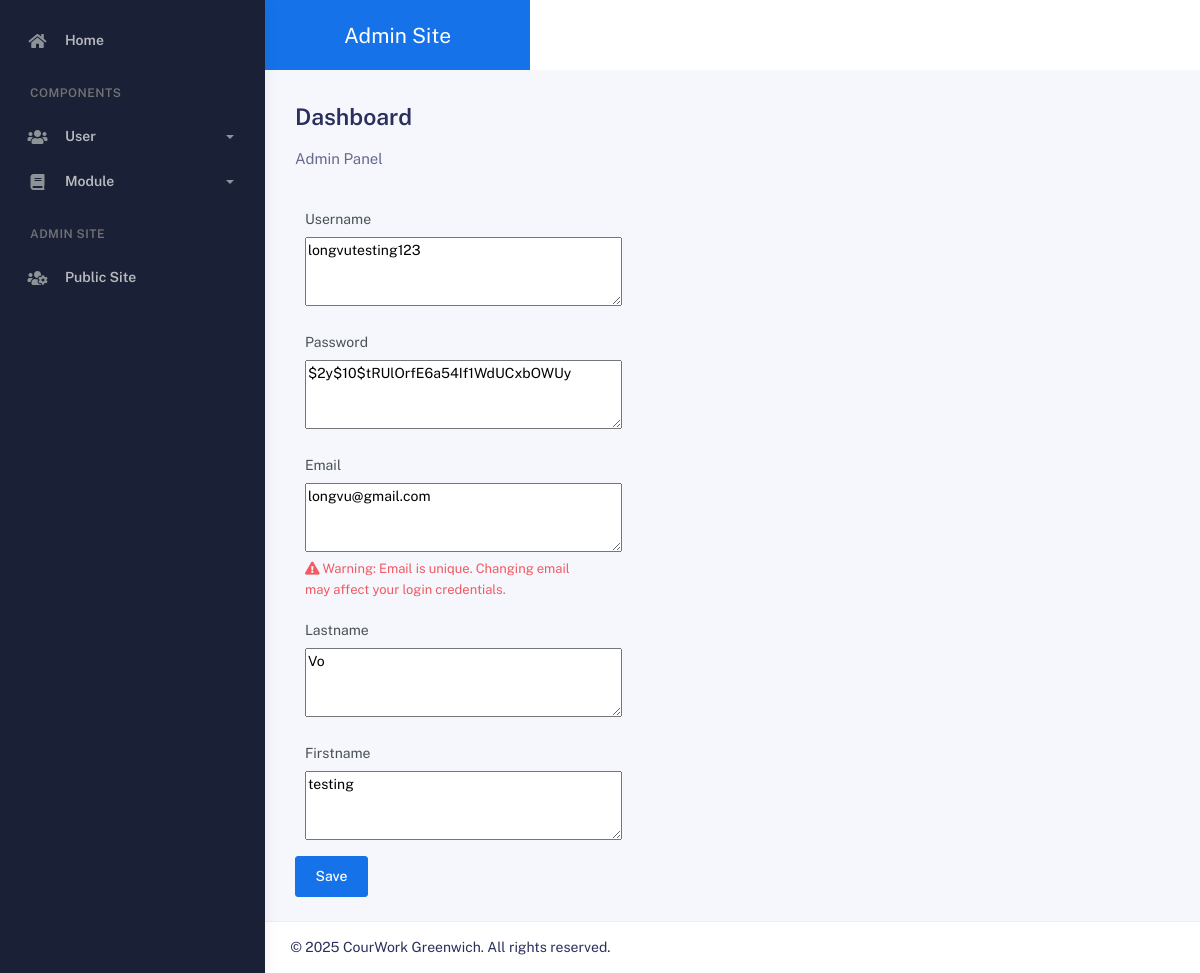
The app's page /Project/admin/edit_user.php?id=33 with its own data.
### tables this page shows
CREATE TABLE `author` (
  `id` int(11) NOT NULL,
  `name` varchar(255) DEFAULT NULL,
  `password` char(32) DEFAULT NULL,
  `email` varchar(255) DEFAULT NULL,
  `firstname` varchar(255) DEFAULT NULL,
  `lastname` varchar(255) DEFAULT NULL
);

### Project/admin/edit_user.php (called while the page is built, shortened)
<?php
include '../includes/DatabaseConnection.php';
try {
    if (isset($_POST['name']) && isset($_POST['password']) && isset($_POST['email'])&& isset($_POST['firstname'])&& isset($_POST['lastname'])) {
        updateUser($pdo, $_POST['userid'], $_POST['name'], $_POST['password'], $_POST['email'], $_POST['firstname'], $_POST['lastname']);
        header('location: user.php');
    } else {
        $query = 'SELECT * FROM author WHERE id = :id';
        $stmt = $pdo->prepare($query);
        $stmt->bindValue(':id', $_GET['id']);
        $stmt->execute();
        $user = $stmt->fetch();
        include '../templates/admin/edituser.html.php';
    }
} catch (PDOException $e) {
    $title = 'An error has occurred';
    $output = 'Database error: ' . $e->getMessage();
}
include '../templates/admin/layout.html.php';
?>

### Project/templates/admin/edituser.html.php (the view, shortened to what this page needs)
<form action="" method="post">
    <div class="col-md-6 col-lg-4">
        <div class=form-group>
            <label for='name'>Username</label>
            <textarea id="name" name="name" rows="3" cols="40"><?=$user['name'];?></textarea>
        </div>
        <div class=form-group>
            <label for='password'>Password</label>
            <textarea id="password" name="password" rows="3" cols="40"><?=$user['password'];?></textarea>
        </div>
        <div class=form-group>
            <label for='email'>Email</label>
            <textarea id="email" name="email" rows="3" cols="40"><?=$user['email'];?></textarea>
            <br />
            <small class="text-danger">
                <i class="fas fa-exclamation-triangle"></i>
                Warning: Email is unique. Changing email may affect your login credentials.
            </small>
        </div>
        <div class=form-group>
            <label for='lastname'>Lastname</label>
            <textarea id="lastname" name="lastname" rows="3" cols="40"><?=$user['lastname'];?></textarea>
        </div>
        <div class=form-group>
            <label for='firstname'>Firstname</label>
            <textarea id="firstname" name="firstname" rows="3" cols="40"><?=$user['firstname'];?></textarea>
        </div>
    </div>
    <div class="card-action">
        <input class="btn btn-primary" type="submit" value="Save">
    </div>
</form>

### records on screen
author: name "longvutesting123", password "$2y$10$tRUlOrfE6a54If1WdUCxbOWUy", email "longvu@gmail.com", lastname "Vo", firstname "testing"
